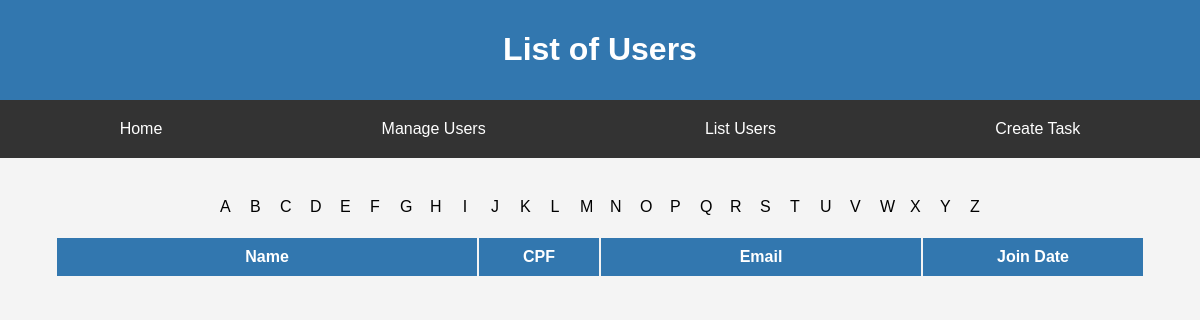
/list_users/, run on an earlier commit of the app's database.
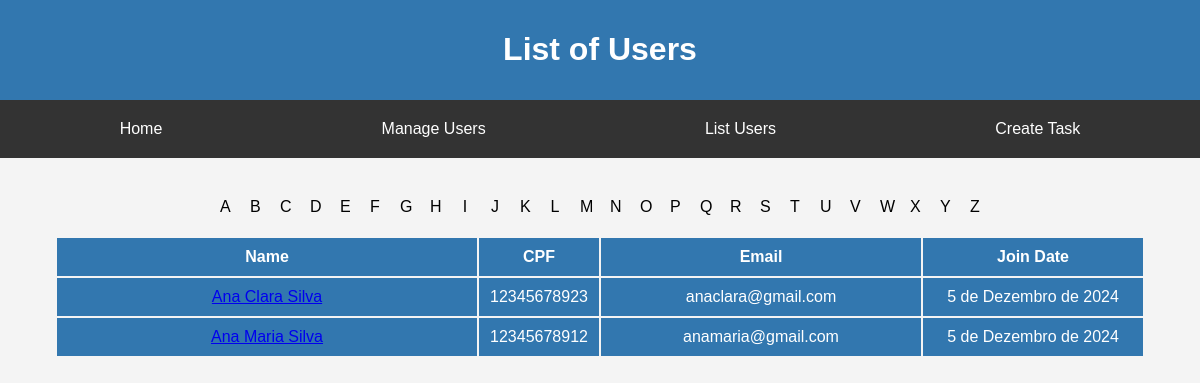
And on a later commit of the database.
### app_1/models.py (models this page shows, shortened)
class User(models.Model):
    user_id = models.AutoField(primary_key=True)
    name = models.CharField(max_length=100)
    cpf = models.CharField(max_length=11)
    email = models.EmailField()
    join_date = models.DateField()
    password = models.CharField(max_length=100)

### app_1/views.py (the view)
# urls.py: path('list_users/', views.list_users, name='list_users'),
def list_users(request):
    users = User.objects.all()
    return render(request, 'list_users.html', {'users': users})

### app_1/templates/list_users.html (shortened to what this page needs)
{% extends 'base.html' %}
{% block header %}List of Users{% endblock %}
{% block content %}
<div id="alphabet-menu">
    {% for letter in 'abcdefghijklmnopqrstuvwxyz' %}
    <span class="menu-item" onclick="showUsersByLetter('{{ letter }}')">{{ letter|upper }}</span>
    {% endfor %}
</div>
<table id="user-table">
    <thead>
    <tr>
        <th class="name">Name</th>
        <th class="cpf">CPF</th>
        <th class="email">Email</th>
        <th class="join_date">Join Date</th>
    </tr>
    </thead>
    <tbody>
    {% for user in users|dictsort:"name" %}
    <tr data-letter="{{ user.name|first|lower }}">
        <td><a href="{% url 'list_tasks' user.user_id %}">{{ user.name }}</a></td>
        <td class="cpf">{{ user.cpf }}</td>
        <td>{{ user.email }}</td>
        <td>{{ user.join_date }}</td>
    </tr>
    {% endfor %}
    </tbody>
</table>
{% endblock %}

### app_1/templates/base.html (shortened to what this page needs)
<!DOCTYPE html>
<html lang="en">
<head>
  {% load static %}
  <link rel="stylesheet" type="text/css" href="{% static 'css/my_style.css' %}">
</head>
<body>
  <header>
    <h1>{%block header %}My Application{% endblock %}</h1>
  </header>
  <nav>
    <a href="{% url 'index' %}">Home</a>
    <a href="{% url 'create_user' %}">Manage Users</a>
    <a href="{% url 'list_users' %}">List Users</a>
    <a href="{% url 'create_task' %}">Create Task</a>
  </nav>
  <div class="container">
    {% block content %}{% endblock %}
  </div>
</body>
</html>

### static/css/my_style.css (style rules this page uses)
body { font-family: Arial, sans-serif; background-color: #f4f4f4; margin: 0; padding: 0; }
header { background-color: #3277af; color: white; padding: 10px 0; text-align: center; }
nav { display: flex; justify-content: space-around; background-color: #333; padding: 10px; }
nav a { color: white; text-decoration: none; padding: 10px 20px; transition: background-color 0.3s ease; }
.container { display: flex; flex-direction: column; align-items: center; padding: 20px; }
#alphabet-menu { display: flex; flex-direction: row; align-items: center; padding: 10px; }
.menu-item { text-align: center; width: 10px; padding: 10px; }
th { padding: 10px; text-align: center; background-color: #3277af; color: white; }
td { padding: 10px; text-align: center; background-color: #3277af; color: white; }
.name { width: 400px; }
.cpf { width: 100px; }
.email { width: 300px; }
.join_date { width: 200px; }

What changed in the data, as far as the page shows it:
added User: name "Ana Clara Silva", cpf "12345678923", email "anaclara@gmail.com", join_date "5 de Dezembro de 2024"
now on this page (row edited): User: name "Ana Maria Silva", cpf "12345678912", email "anamaria@gmail.com", join_date "5 de Dezembro de 2024"
